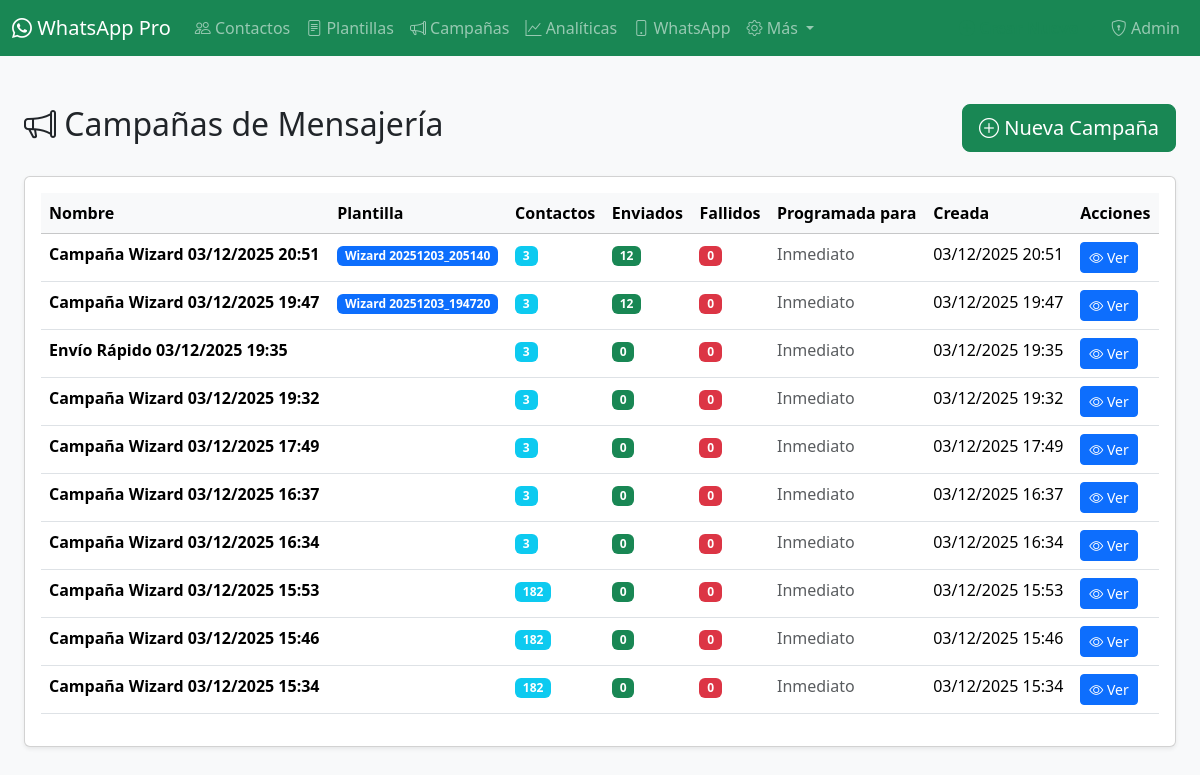
Page /campaigns/ on the committed database.
### whatsapp/models.py (models this page shows, shortened)
class Campaign(models.Model):
    name = models.CharField(max_length=200)
    template = models.ForeignKey(Template, on_delete=models.PROTECT, null=True, blank=True)  # null para envíos rápidos
    created_at = models.DateTimeField(auto_now_add=True)
    scheduled_for = models.DateTimeField(null=True, blank=True)
    created_by = models.CharField(max_length=150, default='admin')
    total_contacts = models.IntegerField(default=0)
    sent_count = models.IntegerField(default=0)
    failed_count = models.IntegerField(default=0)
    send_speed = models.IntegerField(default=10)  # mensajes por minuto
    batch_size = models.IntegerField(default=50)  # mensajes por bloque
    delay_between_batches = models.IntegerField(default=60)  # segundos entre bloques
    delay_between_messages = models.FloatField(default=6.0)  # segundos entre mensajes
    status = models.CharField(max_length=20, default='draft', choices=[
        ('draft', 'Borrador'),
        ('ready', 'Listo'),
        ('sending', 'Enviando'),
        ('paused', 'Pausado'),
        ('completed', 'Completado'),
        ('failed', 'Fallido')
    ])
    class Meta:
        ordering = ['-created_at']

class Template(models.Model):
    name = models.CharField(max_length=200)
    content = models.TextField()
    category = models.CharField(max_length=100, default='General')
    active = models.BooleanField(default=True)
    created_at = models.DateTimeField(auto_now_add=True)
    updated_at = models.DateTimeField(auto_now=True)
    variables_used = models.JSONField(default=list, blank=True)  # ['nombre', 'telefono', etc]
    preview_sample = models.TextField(blank=True)
    class Meta:
        ordering = ['-created_at']

### whatsapp/views.py (the view)
# urls.py: path('campaigns/', views.campaigns_list, name='campaigns_list'),
def campaigns_list(request):
    campaigns = Campaign.objects.all().order_by('-created_at')
    return render(request, 'campaigns_list.html', {'campaigns': campaigns})

### templates/campaigns_list.html (shortened to what this page needs)
{% extends "base.html" %}
{% block content %}
<div class="container-fluid py-4">
    <div class="row mb-4">
        <div class="col-12">
            <div class="d-flex justify-content-between align-items-center">
                <h2><i class="bi bi-megaphone"></i> Campañas de Mensajería</h2>
                <a href="{% url 'campaign_create' %}" class="btn btn-success btn-lg">
                    <i class="bi bi-plus-circle"></i> Nueva Campaña
                </a>
            </div>
        </div>
    </div>
    <div class="card shadow-sm">
        <div class="card-body">
            <div class="table-responsive">
                <table class="table table-hover">
                    <thead class="table-light">
                        <tr>
                            <th>Nombre</th>
                            <th>Plantilla</th>
                            <th>Contactos</th>
                            <th>Enviados</th>
                            <th>Fallidos</th>
                            <th>Programada para</th>
                            <th>Creada</th>
                            <th>Acciones</th>
                        </tr>
                    </thead>
                    <tbody>
                        {% for camp in campaigns %}
                        <tr>
                            <td><strong>{{ camp.name }}</strong></td>
                            <td>
                                <span class="badge bg-primary">{{ camp.template.name }}</span>
                            </td>
                            <td><span class="badge bg-info">{{ camp.total_contacts }}</span></td>
                            <td><span class="badge bg-success">{{ camp.sent_count }}</span></td>
                            <td><span class="badge bg-danger">{{ camp.failed_count }}</span></td>
                            <td>
                                {% if camp.scheduled_for %}
                                <i class="bi bi-clock"></i> {{ camp.scheduled_for|date:"d/m/Y H:i" }}
                                {% else %}
                                <span class="text-muted">Inmediato</span>
                                {% endif %}
                            </td>
                            <td>{{ camp.created_at|date:"d/m/Y H:i" }}</td>
                            <td>
                                <a href="{% url 'campaign_detail' camp.pk %}" class="btn btn-sm btn-primary">
                                    <i class="bi bi-eye"></i> Ver
                                </a>
                            </td>
                        </tr>
                        {% endfor %}
                    </tbody>
                </table>
            </div>
        </div>
    </div>
</div>
{% endblock %}

### templates/base.html (shortened to what this page needs)
<!doctype html>
<html lang="es">
  <head>
    <link href="https://cdn.jsdelivr.net/npm/bootstrap@5.3.2/dist/css/bootstrap.min.css" rel="stylesheet">
    <link rel="stylesheet" href="https://cdn.jsdelivr.net/npm/bootstrap-icons@1.11.0/font/bootstrap-icons.css">
  </head>
  <body class="bg-light">
    <nav class="navbar navbar-expand-lg navbar-dark bg-success">
      <div class="container-fluid">
        <a class="navbar-brand" href="{% url 'index' %}"><i class="bi bi-whatsapp"></i> WhatsApp Pro</a>
        <div class="collapse navbar-collapse" id="navbarNav">
          <ul class="navbar-nav me-auto mb-2 mb-lg-0">
            <li class="nav-item"><a class="nav-link" href="{% url 'contacts_list' %}"><i class="bi bi-people"></i> Contactos</a></li>
            <li class="nav-item"><a class="nav-link" href="{% url 'templates_list' %}"><i class="bi bi-file-text"></i> Plantillas</a></li>
            <li class="nav-item"><a class="nav-link" href="{% url 'campaigns_list' %}"><i class="bi bi-megaphone"></i> Campañas</a></li>
            <li class="nav-item"><a class="nav-link" href="{% url 'analytics' %}"><i class="bi bi-graph-up"></i> Analíticas</a></li>
            <li class="nav-item"><a class="nav-link" href="{% url 'whatsapp_connection' %}"><i class="bi bi-phone"></i> WhatsApp</a></li>
            <li class="nav-item dropdown">
              <a class="nav-link dropdown-toggle" href="#" role="button" data-bs-toggle="dropdown">
                <i class="bi bi-gear"></i> Más
              </a>
            </li>
          </ul>
          <ul class="navbar-nav">
            <li class="nav-item dropdown">
              <a class="nav-link dropdown-toggle btn btn-light text-success fw-bold" href="#" role="button" data-bs-toggle="dropdown">
                <i class="bi bi-plus-circle-fill"></i> Crear Nuevo
              </a>
            </li>
            <li class="nav-item">
              <a class="nav-link" href="/admin/"><i class="bi bi-shield-lock"></i> Admin</a>
            </li>
          </ul>
        </div>
      </div>
    </nav>
    <div class="container-fluid py-4">
      {% block content %}{% endblock %}
    </div>
  </body>
</html>

### rows in the picture
Campaign: name "Campaña Wizard 03/12/2025 20:51", template.name "Wizard 20251203_205140", total_contacts "3", sent_count "12", failed_count "0", shows "Inmediato", created_at "03/12/2025 20:51"
Campaign: name "Campaña Wizard 03/12/2025 19:47", template.name "Wizard 20251203_194720", total_contacts "3", sent_count "12", failed_count "0", shows "Inmediato", created_at "03/12/2025 19:47"
Campaign: name "Envío Rápido 03/12/2025 19:35", total_contacts "3", sent_count "0", failed_count "0", shows "Inmediato", created_at "03/12/2025 19:35"
Campaign: name "Campaña Wizard 03/12/2025 19:32", total_contacts "3", sent_count "0", failed_count "0", shows "Inmediato", created_at "03/12/2025 19:32"
Campaign: name "Campaña Wizard 03/12/2025 17:49", total_contacts "3", sent_count "0", failed_count "0", shows "Inmediato", created_at "03/12/2025 17:49"
Campaign: name "Campaña Wizard 03/12/2025 16:37", total_contacts "3", sent_count "0", failed_count "0", shows "Inmediato", created_at "03/12/2025 16:37"
Campaign: name "Campaña Wizard 03/12/2025 16:34", total_contacts "3", sent_count "0", failed_count "0", shows "Inmediato", created_at "03/12/2025 16:34"
Campaign: name "Campaña Wizard 03/12/2025 15:53", total_contacts "182", sent_count "0", failed_count "0", shows "Inmediato", created_at "03/12/2025 15:53"
Campaign: name "Campaña Wizard 03/12/2025 15:46", total_contacts "182", sent_count "0", failed_count "0", shows "Inmediato", created_at "03/12/2025 15:46"
Campaign: name "Campaña Wizard 03/12/2025 15:34", total_contacts "182", sent_count "0", failed_count "0", shows "Inmediato", created_at "03/12/2025 15:34"
